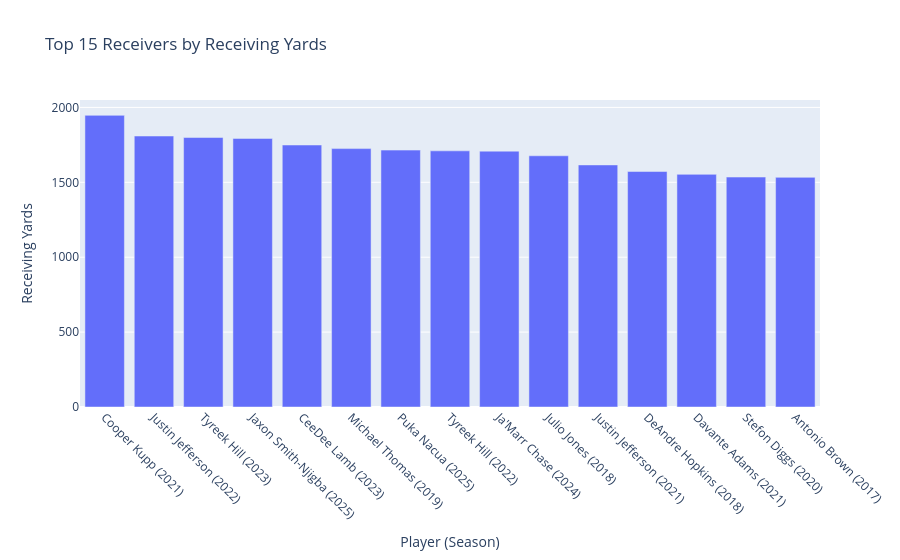

Notebook source saved alongside this figure:
### Markdown cell above
# II. Visualizations

### Code cell
# Really quick, let's get a sense of our data before modeling by creating some quick visualizations!

# First, the receivers with the most receiving yards in our dataset
# Important: the same player can appear in multiple seasons, so if we plot just on
# player name, Plotly treats those rows as one x-category and stacks the bars.
# Make each bar unique by combining name + season.
top_receivers: pd.DataFrame = df.sort_values(by="receiving_yards", ascending=False).head(15).copy()
top_receivers["player_season"] = (
    top_receivers["player_display_name"]
    + " ("
    + top_receivers["season"].astype(str)
    + ")"
)
display(top_receivers.head(3))

fig: px.bar = px.bar(
    top_receivers,
    x="player_season",
    y="receiving_yards",
    title="Top 15 Receivers by Receiving Yards",
    labels={
        "player_season": "Player (Season)",
        "receiving_yards": "Receiving Yards",
    },
)
fig.update_layout(xaxis_tickangle=45)
fig.show()

### Figure 1 — Plotly figure (JSON) as saved in the notebook; plotly's stock layout.template omitted (floating-point values rounded to 4 significant figures)
{"data": [{"hovertemplate": "Player (Season)=%{x}<br>Receiving Yards=%{y}<extra></extra>", "legendgroup": "", "marker": {"color": "#636efa", "pattern": {"shape": ""}}, "name": "", "orientation": "v", "showlegend": false, "textposition": "auto", "type": "bar", "x": ["Cooper Kupp (2021)", "Justin Jefferson (2022)", "Tyreek Hill (2023)", "Jaxon Smith-Njigba (2025)", "CeeDee Lamb (2023)", "Michael Thomas (2019)", "Puka Nacua (2025)", "Tyreek Hill (2022)", "Ja'Marr Chase (2024)", "Julio Jones (2018)", "Justin Jefferson (2021)", "DeAndre Hopkins (2018)", "Davante Adams (2021)", "Stefon Diggs (2020)", "Antonio Brown (2017)"], "xaxis": "x", "y": [1947, 1809, 1799, 1793, 1749, 1725, 1715, 1710, 1708, 1677, 1616, 1572, 1553, 1535, 1533], "yaxis": "y"}], "layout": {"barmode": "relative", "legend": {"tracegroupgap": 0}, "title": {"text": "Top 15 Receivers by Receiving Yards"}, "xaxis": {"anchor": "y", "domain": [0, 1], "tickangle": 45, "title": {"text": "Player (Season)"}}, "yaxis": {"anchor": "x", "domain": [0, 1], "title": {"text": "Receiving Yards"}}}}
